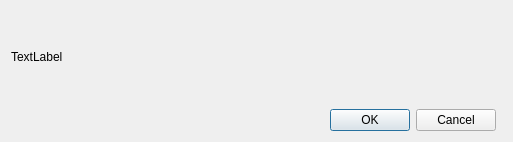
<?xml version="1.0" encoding="UTF-8"?>
<ui version="4.0">
 <class>Dialog</class>
 <widget class="QDialog" name="Dialog">
  <property name="geometry">
   <rect>
    <x>0</x>
    <y>0</y>
    <width>513</width>
    <height>142</height>
   </rect>
  </property>
  <property name="windowTitle">
   <string>Dialog</string>
  </property>
  <layout class="QGridLayout" name="gridLayout_2">
   <item row="1" column="1">
    <widget class="QDialogButtonBox" name="buttonBox">
     <property name="orientation">
      <enum>Qt::Horizontal</enum>
     </property>
     <property name="standardButtons">
      <set>QDialogButtonBox::Cancel|QDialogButtonBox::Ok</set>
     </property>
    </widget>
   </item>
   <item row="0" column="1" colspan="2">
    <widget class="QLabel" name="message">
     <property name="text">
      <string>TextLabel</string>
     </property>
    </widget>
   </item>
  </layout>
 </widget>
 <resources/>
 <connections>
  <connection>
   <sender>buttonBox</sender>
   <signal>accepted()</signal>
   <receiver>Dialog</receiver>
   <slot>accept()</slot>
   <hints>
    <hint type="sourcelabel">
     <x>248</x>
     <y>254</y>
    </hint>
    <hint type="destinationlabel">
     <x>157</x>
     <y>274</y>
    </hint>
   </hints>
  </connection>
  <connection>
   <sender>buttonBox</sender>
   <signal>rejected()</signal>
   <receiver>Dialog</receiver>
   <slot>reject()</slot>
   <hints>
    <hint type="sourcelabel">
     <x>316</x>
     <y>260</y>
    </hint>
    <hint type="destinationlabel">
     <x>286</x>
     <y>274</y>
    </hint>
   </hints>
  </connection>
 </connections>
</ui>
